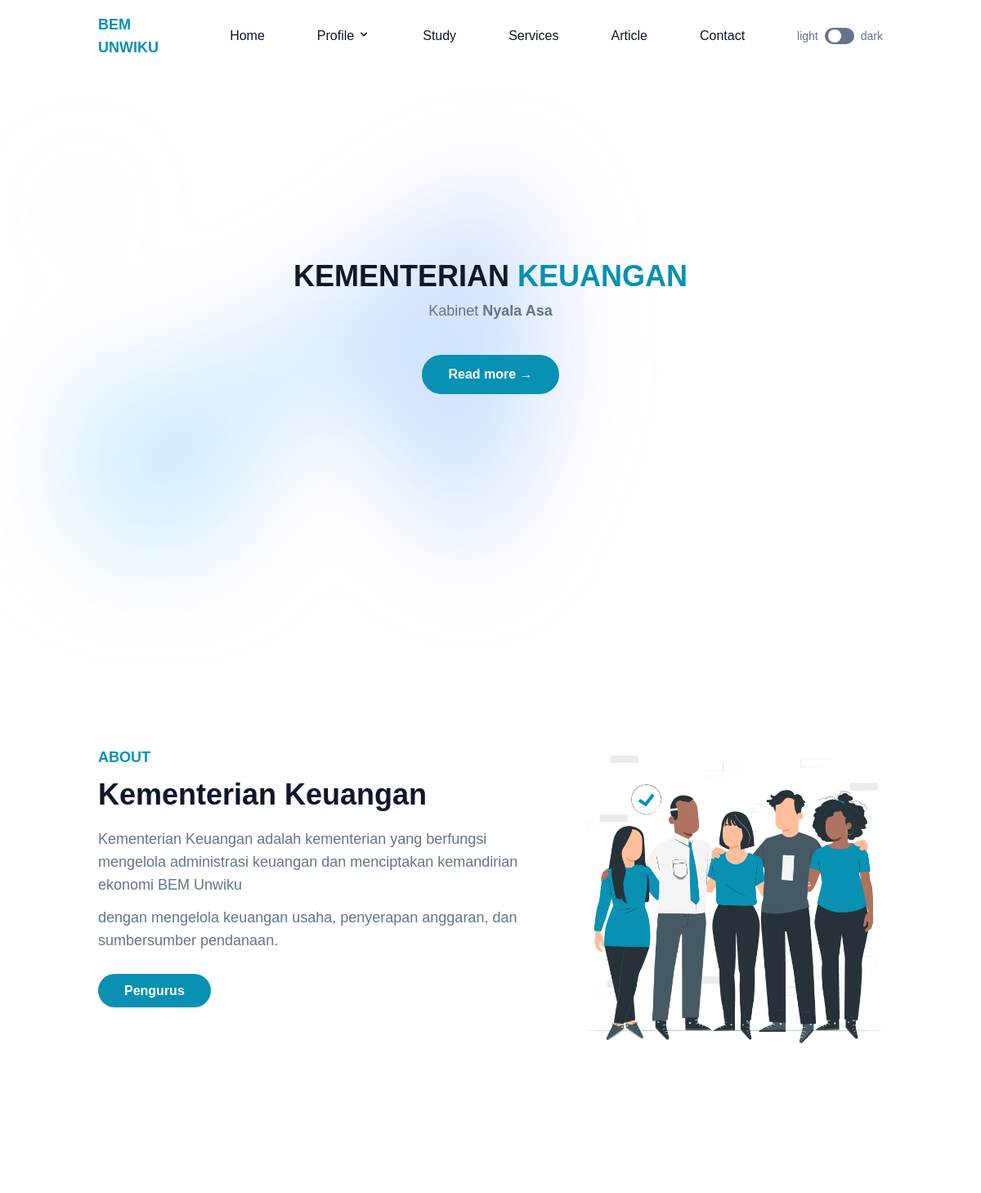
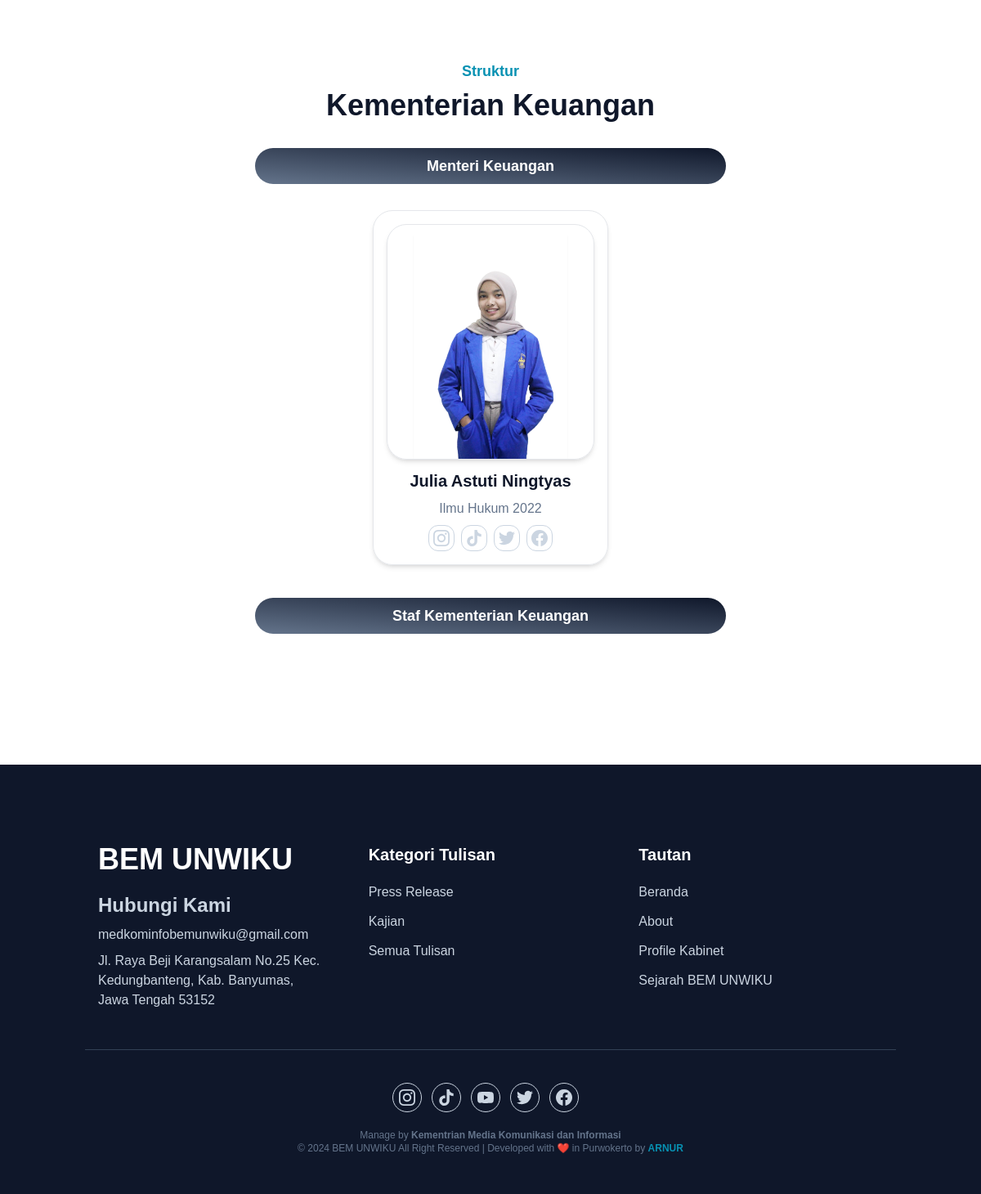
Screenshot of /kementerian/138/ with the database file from the repository (2 pictures, top to bottom).
### tables this page shows
CREATE TABLE `identitas` (
  `id` bigint NOT NULL,
  `nama_website` varchar(20) DEFAULT NULL,
  `email` varchar(50) DEFAULT NULL,
  `address` varchar(128) DEFAULT NULL,
  `url` varchar(50) DEFAULT NULL,
  `maps` text,
  `keyword` text,
  `description` text,
  `sosmed` text,
  `no_telp` varchar(20) DEFAULT NULL,
  `favicon` varchar(50) DEFAULT NULL
);

CREATE TABLE `pengurus` (
  `id` bigint NOT NULL,
  `id_ref` bigint DEFAULT NULL,
  `id_landing` varchar(32) DEFAULT NULL,
  `level` varchar(1) DEFAULT NULL,
  `nama` varchar(64) DEFAULT NULL,
  `jabatan` varchar(128) DEFAULT NULL,
  `about` text,
  `prodi` varchar(64) DEFAULT NULL,
  `angkatan` varchar(4) DEFAULT NULL,
  `foto` varchar(128) DEFAULT NULL,
  `ig` varchar(128) DEFAULT NULL,
  `tiktok` varchar(128) DEFAULT NULL,
  `fb` varchar(128) DEFAULT NULL,
  `twiter` varchar(128) DEFAULT NULL
);

CREATE TABLE `about` (
  `id` bigint NOT NULL,
  `id_landing` varchar(32) NOT NULL,
  `visi` text NOT NULL,
  `misi` text NOT NULL,
  `filosofi` text NOT NULL,
  `booklet` varchar(255) DEFAULT NULL,
  `img_cover` varchar(128) DEFAULT NULL,
  `img_visi` varchar(128) NOT NULL DEFAULT 'visi.webp',
  `img_misi` varchar(128) NOT NULL DEFAULT 'misi.webp'
);

CREATE TABLE `landing` (
  `id` varchar(32) NOT NULL,
  `organisasi` varchar(128) NOT NULL,
  `universitas` varchar(128) NOT NULL,
  `kabinet` varchar(128) NOT NULL,
  `tahun_periode` varchar(32) NOT NULL,
  `about` text,
  `logo` varchar(50) NOT NULL,
  `slug` varchar(128) NOT NULL,
  `status` enum('true','false') NOT NULL DEFAULT 'false'
);

### application/controllers/Page.php (called while the page is built, shortened)
<?php
class Page extends CI_Controller
{
	public function __construct()
	{
		$this->load->model('landing_model');
		$this->load->model('identitas_model');
		$this->load->model('feedback_model');
		$this->load->model('templates_model');
	}
	public function kementerian($id = null, $slug =null)
	{
		$data['identitas'] = $this->identitas_model->get();
		if ($slug != null) {
			$data['landing'] = $this->landing_model->getLandingBy('slug', $slug);
		} else {
			$data['landing'] = $this->landing_model->getLandingBy('status', 'true');
		}
		$data['menteri'] = $this->pengurus_model->find($id);
		$data['data_staf'] = $this->pengurus_model->findStafByIdMenteri($id, $data['landing'][0]->id);
		$kementerian = str_replace("Menteri", "Kementerian", $data['menteri']->jabatan);
		$data['title'] = $kementerian ;
		$this->load->view( $this->getTemplate() . '/detail/kementerian', $data);
	}
	private function getTemplate() {
		$templates = $this->templates_model->getTemplateBy('status', 'true');
		return $templates[0]->folder;
	}
}

### index.php (called while the page is built, shortened)
<?php
require_once BASEPATH.'core/CodeIgniter.php';

### application/models/Identitas_model.php (called while the page is built, shortened)
<?php
class Identitas_model extends CI_Model
{
	private $_table = "identitas";
	function get(){
    $q = "SELECT * FROM `$this->_table` ";
    return $this->db->query($q)->result();
  }
}

### application/models/Pengurus_model.php (called while the page is built, shortened)
<?php
class Pengurus_model extends CI_Model
{
	private $_table = "pengurus";
	public function find($id)
	{
		$query = $this->db->get_where($this->_table, array('id' => $id));
		return $query->row();
	}
}

### application/models/Landing_model.php (called while the page is built, shortened)
<?php
class Landing_model extends CI_Model
{
	public function getLandingBy($p1, $p2)
	{
		$q = "SELECT l.id, l.organisasi, l.universitas, l.kabinet, l.tahun_periode, l.about, l.logo, l.slug, a.visi, a.misi, a.filosofi, a.booklet, a.img_cover, a.img_visi, a.img_misi, l.status
		FROM `about` AS a INNER JOIN `landing` AS l ON
		a.id_landing = l.id
		WHERE $p1 = $p2";
		return $this->db->query($q)->result();
	}
}

### application/views/simple/detail/kementerian.php (the view, shortened to what this page needs)
<!DOCTYPE html>
<html lang="en" class="scroll-smooth">
<head>
  <?php $this->load->view('simple/_partials/head.php'); ?>
</head>
<?php $this->load->view('simple/_partials/navbar.php'); ?>
<section id="home" class="min-h-screen flex items-center px-10 dark:bg-dark">
  <div class="container relative isolate">
    <div class="absolute inset-x-0 -top-40 -z-10 transform-gpu overflow-hidden blur-3xl sm:-top-80" aria-hidden="true">
      <div class="relative left-[calc(50%-11rem)] aspect-[1155/678] w-[36.125rem] -translate-x-1/2 rotate-[30deg] bg-gradient-to-tr from-[#77eaee] to-[#5f89ff] opacity-30 sm:left-[calc(50%-30rem)] sm:w-[72.1875rem]" style="clip-path: polygon(74.1% 44.1%, 100% 61.6%, 97.5% 26.9%, 85.5% 0.1%, 80.7% 2%, 72.5% 32.5%, 60.2% 62.4%, 52.4% 68.1%, 47.5% 58.3%, 45.2% 34.5%, 27.5% 76.7%, 0.1% 64.9%, 17.9% 100%, 27.6% 76.8%, 76.1% 97.7%, 74.1% 44.1%)"></div>
    </div>
    <h1 class="text-3xl lg:text-4xl font-extrabold  uppercase text-dark text-center dark:text-white">kementerian <span class="text-primary">
        <?php
        $kementerian = str_replace("Menteri", "", $menteri->jabatan);
        echo $kementerian;
        ?></span>
    </h1>
    <h6 class="mt-2 text-lg lg:text-lg text-slate-500 text-center">Kabinet <span class="font-bold"><?= $landing[0]->kabinet ?></span></h6>
    <div class="mt-10 flex items-center justify-center gap-x-6">
      <a href="#about" class="rounded-full bg-primary py-3 px-8 text-base font-semibold text-white transition duration-300 ease-in-out hover:opacity-80 hover:shadow-lg leading-6">Read more <span aria-hidden="true">→</span></a>
    </div>
  </div>
</section>
<section id="about" class=" pt-24 lg:pt-28 pb-32 dark:bg-dark">
  <div class="container">
    <div class="flex flex-wrap">
      <div class="mb-10 w-full px-4 lg:w-3/5">
        <h4 class="mb-3 text-lg font-bold uppercase text-primary">About</h4>
        <h2 class="mb-5 max-w-md text-3xl font-bold text-dark dark:text-white lg:text-4xl"><?= str_replace("Menteri", "Kementerian", $menteri->jabatan) ?></h2>
        <?php
        $longText = $menteri->about;
        $paragraphs = explode("\n", $longText);
        foreach ($paragraphs as $paragraph) {
          echo "<p class='max-w-2xl text-base font-medium text-secondary lg:text-lg mb-3'>{$paragraph}</p>";
        }
        ?>
        <br>
        <a href="#struktur-kabinet" class=" rounded-full bg-primary py-3 px-8 text-base font-semibold text-white transition duration-300 ease-in-out hover:opacity-80 hover:shadow-lg">Pengurus</a>
      </div>
      <div class="w-full px-4 lg:w-2/5 flex items-center justify-center flex-wrap gap-0">
        <img src="<?= base_url('public/img/group.png') ?>" alt="gambar pengurus <?= ($landing[0]->kabinet) ?>" width="400px" class="rounded-2xl">
      </div>
    </div>
  </div>
</section>
<section id="struktur-kabinet" class="pt-32 pb-32 dark:bg-dark">
  <div class="container">
    <div class="w-full px-4">
      <div class="mx-auto mb-8 max-w-xl text-center">
        <h4 class="mb-2 text-lg font-semibold text-primary">Struktur</h4>
        <h2 class="mb-4 text-3xl font-bold text-dark dark:text-white sm:text-4xl lg:text-4xl">Kementerian
          <?php
          $kementerian = str_replace("Menteri", "", $menteri->jabatan);
          echo $kementerian;
          ?>
        </h2>
      </div>
    </div>
    <div class="w-full">
      <div class="max-w-full flex items-center justify-center">
        <h4 class="w-full lg:max-w-xl text-center rounded-full mx-2 mb-8 bg-gradient-to-tr from-slate-500 to-dark py-2 text-lg font-semibold lg:font-semibold text-white transition duration-300 ease-in-out hover:opacity-80 hover:shadow-lg dark:bg-gradient-to-tr dark:from-slate-500 dark:to-slate-300 dark:text-dark"><?= $menteri->jabatan ?></h4>
      </div>
      <div class="flex w-full gap-6 flex-wrap justify-center px-4 xl:mx-auto xl:w-10/12">
        <div class="max-w-72 py-4 lg:px-4 px-4 rounded-3xl shadow-md dark:bg-slate-800 h-full border dark:border-dark">
          <div class="overflow-hidden rounded-3xl shadow-md px-8 dark:bg-slate-800 h-72 border dark:border-dark">
            <img src="<?php echo (!empty($menteri->foto)) ?  base_url('public/img/pengurus/' . $menteri->foto) : base_url('public/img/pengurus/profile.png') ?>" alt="<?= $menteri->jabatan ?>" class="mt-3 object-cover shadow-sm w-full object-center h-full" />
          </div>
          <p class="mt-3 text-xl font-bold text-dark text-center mb-2 dark:text-slate-100"><?= $menteri->nama ?></p>
          <p class="text-base font-medium text-secondary text-center"><?= $menteri->prodi . ' ' . $menteri->angkatan ?> </p>
          <div class="flex items-center justify-center mt-2 gap-2">
            <a href="https://instagram.com/<?= $menteri->ig; ?>" target="_blank" class="flex h-8 w-8 items-center justify-center rounded-xl border border-slate-300 text-slate-300 hover:border-primary hover:bg-primary hover:text-white">
            </a>
            <a href="https://tiktok.com/@<?= $menteri->tiktok; ?>" target="_blank" class="flex h-8 w-8 items-center justify-center rounded-xl border border-slate-300 text-slate-300 hover:border-primary hover:bg-primary hover:text-white">
            </a>
            <a href="https://twiter.com/<?= $menteri->twiter; ?>" target="_blank" class="flex h-8 w-8 items-center justify-center rounded-xl border border-slate-300 text-slate-300 hover:border-primary hover:bg-primary hover:text-white">
            </a>
            <a href="https://facebook.com/<?= $menteri->fb; ?>" target="_blank" class="flex h-8 w-8 items-center justify-center rounded-xl border border-slate-300 text-slate-300 hover:border-primary hover:bg-primary hover:text-white">
            </a>
          </div>
        </div>
      </div>
      <div class="max-w-full mt-10 flex items-center justify-center">
        <h4 class="w-full lg:max-w-xl text-center rounded-full mx-2 mb-8 bg-gradient-to-tr from-slate-500 to-dark py-2 text-lg font-semibold lg:font-semibold text-white transition duration-300 ease-in-out hover:opacity-80 hover:shadow-lg dark:bg-gradient-to-tr dark:from-slate-500 dark:to-slate-300 dark:text-dark">Staf Kementerian <?= $kementerian ?></h4>
      </div>
    </div>
</section>
<?php $this->load->view('simple/_partials/footer.php'); ?>
</body>
</html>

### application/views/simple/_partials/head.php (shortened to what this page needs)
<link href="<?= base_url('public/css/output.css') ?>" rel="stylesheet">

### application/views/simple/_partials/navbar.php (shortened to what this page needs)
<header class="absolute top-0 left-0 z-10 flex w-full items-center bg-transparent">
	<div class="container">
		<div class="relative flex items-center justify-between">
			<div class="px-4">
				<a href="<?= base_url() ?>" class="block py-4 text-lg font-bold text-primary"><?= $identitas[0]->nama_website ?></a>
			</div>
			<div class="flex items-center px-4">
				<nav id="nav-menu" class="absolute right-4 top-full hidden w-full max-w-[250px] rounded-lg bg-white py-5 shadow-lg dark:bg-dark dark:shadow-slate-500 lg:static lg:block lg:max-w-full lg:rounded-none lg:bg-transparent lg:shadow-none lg:dark:bg-transparent">
					<ul class="block lg:flex">
						<li class="group">
							<a href="<?= base_url() ?>" class="mx-8 flex py-2 text-base font-medium text-dark group-hover:text-primary dark:text-white">Home</a>
						</li>
						<div id="dropdown" class="relative group">
							<button id="dropdownButton" class="flex flex-row items-center w-full mx-8 py-2 text-base font-medium text-dark group-hover:text-primary dark:text-white">
								<span>Profile</span>
							</button>
						</div>
						<li class="group">
							<a href="<?= base_url('#kajian') ?>" class="mx-8 flex py-2 text-base font-medium text-dark group-hover:text-primary dark:text-white">Study</a>
						</li>
						<li class="group">
							<a href="<?= base_url('#layanan') ?>" class="mx-8 flex py-2 text-base font-medium text-dark group-hover:text-primary dark:text-white">Services</a>
						</li>
						<li class="group">
							<a href="<?= base_url('#blog') ?>" class="mx-8 flex py-2 text-base font-medium text-dark group-hover:text-primary dark:text-white">Article</a>
						</li>
						<li class="group">
							<a href="<?= base_url('#contact') ?>" class="mx-8 flex py-2 text-base font-medium text-dark group-hover:text-primary dark:text-white">Contact</a>
						</li>
						<li class="mt-3 flex items-center pl-8 lg:mt-0">
							<div class="flex">
								<span class="mr-2 text-sm text-slate-500">light</span>
								<label for="dark-toggle">
									<div class="flex h-5 w-9 cursor-pointer items-center rounded-full bg-slate-500 p-1">
										<div class="toggle-circle h-4 w-4 rounded-full bg-white transition duration-300 ease-in-out"></div>
									</div>
								</label>
								<span class="ml-2 text-sm text-slate-500">dark</span>
							</div>
						</li>
					</ul>
				</nav>
			</div>
		</div>
	</div>
</header>

### application/views/simple/_partials/footer.php (shortened to what this page needs)
<?php
$allSosmed = $identitas[0]->sosmed;
$sosmed = explode(",", $allSosmed); ?>
<footer class="bg-dark pt-24 pb-12">
	<div class="container">
		<div class="flex flex-wrap">
			<div class="mb-12 w-full px-4 font-medium text-slate-300 md:w-1/3">
				<h2 class="mb-5 text-4xl font-bold text-white">BEM UNWIKU</h2>
				<h3 class="mb-2 text-2xl font-bold">Hubungi Kami</h3>
				<a href="mailto:<?= $identitas[0]->email ?>" class="hover:text-primary"><?= $identitas[0]->email ?></a>
				<p class="mt-2 lg:pr-6"><?= $identitas[0]->address ?></p>
			</div>
			<div class="mb-12 w-full px-4 md:w-1/3">
				<h3 class="mb-5 text-xl font-semibold text-white">Kategori Tulisan</h3>
				<ul class="text-slate-300">
					<li>
						<a href="https://news.bemunwiku.com/kategori/detail/press-release" class="mb-3 inline-block text-base hover:text-primary">Press Release</a>
					</li>
					<li>
						<a href="https://news.bemunwiku.com/kategori/detail/kajian" class="mb-3 inline-block text-base hover:text-primary">Kajian</a>
					</li>
					<li>
						<a href="https://news.bemunwiku.com/postingan" class="mb-3 inline-block text-base hover:text-primary">Semua Tulisan</a>
					</li>
				</ul>
			</div>
			<div class="mb-12 w-full px-4 md:w-1/3">
				<h3 class="mb-5 text-xl font-semibold text-white">Tautan</h3>
				<ul class="text-slate-300">
					<li>
						<a href="#home" class="mb-3 inline-block text-base hover:text-primary">Beranda</a>
					</li>
					<li>
						<a href="#about" class="mb-3 inline-block text-base hover:text-primary">About</a>
					</li>
					<li>
						<a href="<?= base_url('about/' . $this->uri->segment(1)) ?>" class="mb-3 inline-block text-base hover:text-primary">Profile Kabinet</a>
					</li>
					<li>
						<a href="<?= base_url('arsip') ?>" class="mb-3 inline-block text-base hover:text-primary">Sejarah BEM UNWIKU</a>
					</li>
				</ul>
			</div>
		</div>
		<div class="w-full border-t border-slate-700 pt-10">
			<div class="mb-5 flex items-center justify-center">
				<a href="<?= $sosmed[0]; ?>" target="_blank" class="mr-3 flex h-9 w-9 items-center justify-center rounded-full border border-slate-300 text-slate-300 hover:border-primary hover:bg-primary hover:text-white">
				</a>
				<a href="<?= $sosmed[1]; ?>" target="_blank" class="mr-3 flex h-9 w-9 items-center justify-center rounded-full border border-slate-300 text-slate-300 hover:border-primary hover:bg-primary hover:text-white">
				</a>
				<a href="<?= $sosmed[2]; ?>" target="_blank" class="mr-3 flex h-9 w-9 items-center justify-center rounded-full border border-slate-300 text-slate-300 hover:border-primary hover:bg-primary hover:text-white">
				</a>
				<a href="<?= $sosmed[3]; ?>" target="_blank" class="mr-3 flex h-9 w-9 items-center justify-center rounded-full border border-slate-300 text-slate-300 hover:border-primary hover:bg-primary hover:text-white">
				</a>
				<a href="<?= $sosmed[4]; ?>" target="_blank" class="mr-3 flex h-9 w-9 items-center justify-center rounded-full border border-slate-300 text-slate-300 hover:border-primary hover:bg-primary hover:text-white">
				</a>
			</div>
			<p class="text-center text-xs font-medium text-slate-500">
				Manage by <span class="font-bold">Kementrian Media Komunikasi dan Informasi</span> <br>
				&copy; 2024 BEM UNWIKU All Right Reserved | Developed with ❤️ in Purwokerto by <a href="https://instagram.com/arifnur.rizqi" target="_blank" class="font-bold text-primary">ARNUR</a>
			</p>
		</div>
	</div>
</footer>

### rows the page displays
identitas: nama_website "BEM UNWIKU", email "medkominfobemunwiku@gmail.com", address "Jl. Raya Beji Karangsalam No.25 Kec. Kedungbanteng, Kab. Banyumas, Jawa Tengah 53152"
pengurus: jabatan "KEUANGAN", jabatan "Kementerian Keuangan", about "Kementerian Keuangan adalah kementerian yang berfungsi mengelola administrasi keuangan dan menciptakan kemandirian ekonomi BEM Unwiku", about "dengan mengelola keuangan usaha, penyerapan anggaran, dan sumbersumber pendanaan.", jabatan "Keuangan", jabatan "Menteri Keuangan", foto (picture), nama "Julia Astuti Ningtyas", prodi "Ilmu Hukum", angkatan "2022"
about: id_landing.kabinet "Nyala Asa"
